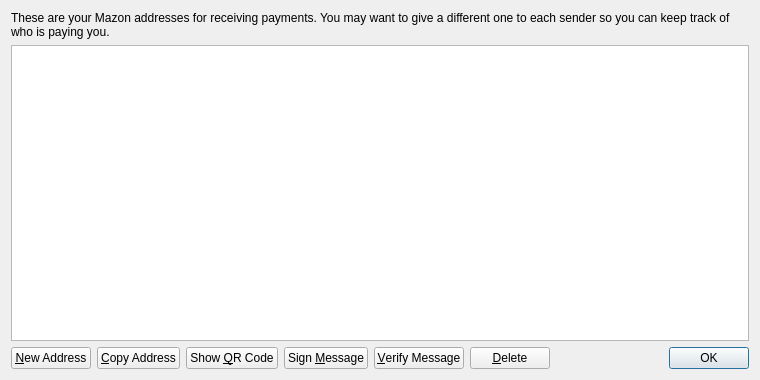
<?xml version="1.0" encoding="UTF-8"?>
<ui version="4.0">
 <class>AddressBookPage</class>
 <widget class="QWidget" name="AddressBookPage">
  <property name="geometry">
   <rect>
    <x>0</x>
    <y>0</y>
    <width>760</width>
    <height>380</height>
   </rect>
  </property>
  <property name="windowTitle">
   <string>Address Book</string>
  </property>
  <layout class="QVBoxLayout" name="verticalLayout">
   <item>
    <widget class="QLabel" name="labelExplanation">
     <property name="text">
      <string>These are your Mazon addresses for receiving payments. You may want to give a different one to each sender so you can keep track of who is paying you.</string>
     </property>
     <property name="textFormat">
      <enum>Qt::PlainText</enum>
     </property>
     <property name="wordWrap">
      <bool>true</bool>
     </property>
    </widget>
   </item>
   <item>
    <widget class="QTableView" name="tableView">
     <property name="contextMenuPolicy">
      <enum>Qt::CustomContextMenu</enum>
     </property>
     <property name="toolTip">
      <string>Double-click to edit address or label</string>
     </property>
     <property name="tabKeyNavigation">
      <bool>false</bool>
     </property>
     <property name="alternatingRowColors">
      <bool>true</bool>
     </property>
     <property name="selectionMode">
      <enum>QAbstractItemView::SingleSelection</enum>
     </property>
     <property name="selectionBehavior">
      <enum>QAbstractItemView::SelectRows</enum>
     </property>
     <property name="sortingEnabled">
      <bool>true</bool>
     </property>
     <attribute name="verticalHeaderVisible">
      <bool>false</bool>
     </attribute>
    </widget>
   </item>
   <item>
    <layout class="QHBoxLayout" name="horizontalLayout">
     <item>
      <widget class="QPushButton" name="newAddressButton">
       <property name="toolTip">
        <string>Create a new address</string>
       </property>
       <property name="text">
        <string>&amp;New Address</string>
       </property>
       <property name="icon">
        <iconset resource="../bitcoin.qrc">
         <normaloff>:/icons/add</normaloff>:/icons/add</iconset>
       </property>
      </widget>
     </item>
     <item>
      <widget class="QPushButton" name="copyToClipboard">
       <property name="toolTip">
        <string>Copy the currently selected address to the system clipboard</string>
       </property>
       <property name="text">
        <string>&amp;Copy Address</string>
       </property>
       <property name="icon">
        <iconset resource="../bitcoin.qrc">
         <normaloff>:/icons/editcopy</normaloff>:/icons/editcopy</iconset>
       </property>
      </widget>
     </item>
     <item>
      <widget class="QPushButton" name="showQRCode">
       <property name="text">
        <string>Show &amp;QR Code</string>
       </property>
       <property name="icon">
        <iconset resource="../bitcoin.qrc">
         <normaloff>:/icons/qrcode</normaloff>:/icons/qrcode</iconset>
       </property>
      </widget>
     </item>
     <item>
      <widget class="QPushButton" name="signMessage">
       <property name="toolTip">
        <string>Sign a message to prove you own a Mazon address</string>
       </property>
       <property name="text">
        <string>Sign &amp;Message</string>
       </property>
       <property name="icon">
        <iconset resource="../bitcoin.qrc">
         <normaloff>:/icons/edit</normaloff>:/icons/edit</iconset>
       </property>
      </widget>
     </item>
     <item>
      <widget class="QPushButton" name="verifyMessage">
       <property name="toolTip">
        <string>Verify a message to ensure it was signed with a specified Mazon address</string>
       </property>
       <property name="text">
        <string>&amp;Verify Message</string>
       </property>
       <property name="icon">
        <iconset resource="../bitcoin.qrc">
         <normaloff>:/icons/transaction_0</normaloff>:/icons/transaction_0</iconset>
       </property>
      </widget>
     </item>
     <item>
      <widget class="QPushButton" name="deleteButton">
       <property name="toolTip">
        <string>Delete the currently selected address from the list</string>
       </property>
       <property name="text">
        <string>&amp;Delete</string>
       </property>
       <property name="icon">
        <iconset resource="../bitcoin.qrc">
         <normaloff>:/icons/remove</normaloff>:/icons/remove</iconset>
       </property>
      </widget>
     </item>
     <item>
      <spacer name="horizontalSpacer">
       <property name="orientation">
        <enum>Qt::Horizontal</enum>
       </property>
       <property name="sizeHint" stdset="0">
        <size>
         <width>40</width>
         <height>20</height>
        </size>
       </property>
      </spacer>
     </item>
     <item>
      <widget class="QDialogButtonBox" name="buttonBox">
       <property name="sizePolicy">
        <sizepolicy hsizetype="Maximum" vsizetype="Fixed">
         <horstretch>0</horstretch>
         <verstretch>0</verstretch>
        </sizepolicy>
       </property>
       <property name="standardButtons">
        <set>QDialogButtonBox::Ok</set>
       </property>
      </widget>
     </item>
    </layout>
   </item>
  </layout>
 </widget>
 <resources>
  <include location="../bitcoin.qrc"/>
 </resources>
 <connections/>
</ui>
